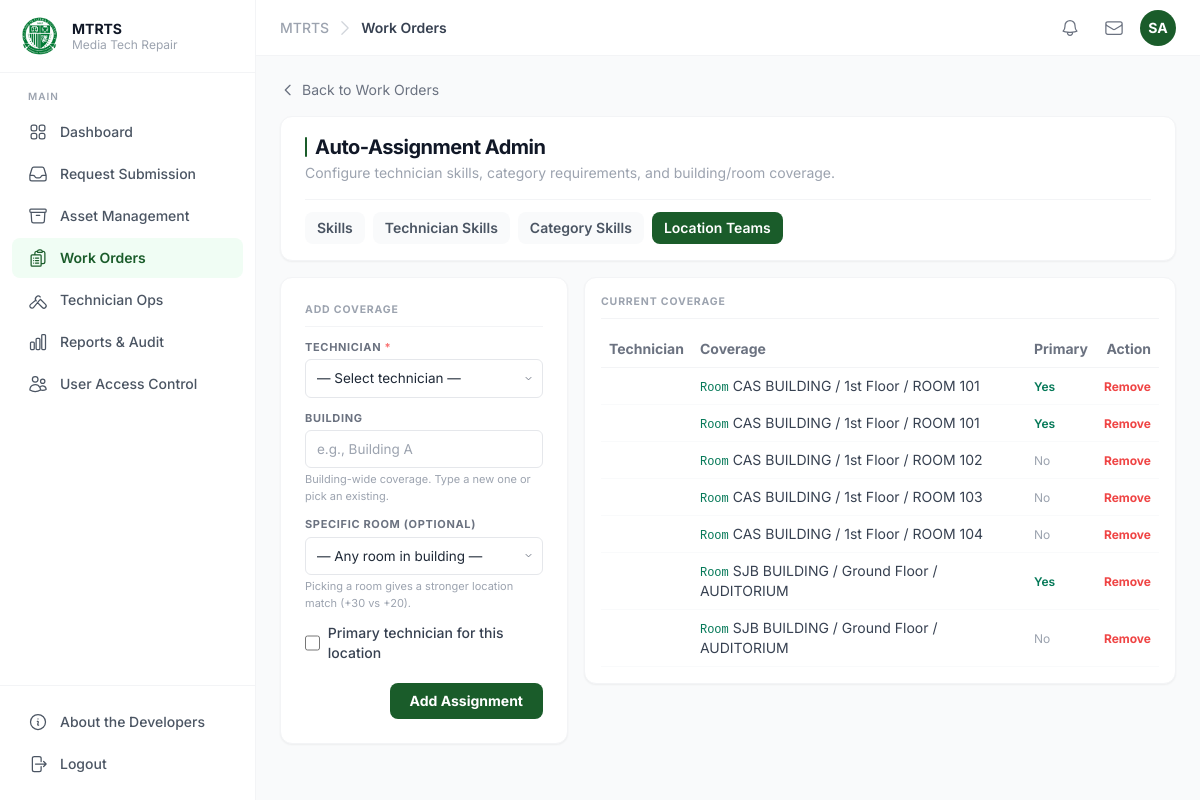
Screenshot of /modules/workorders/admin/location_teams.php (signed in) with the database file from the repository.
### tables this page shows
CREATE TABLE location_assignments (
  assignment_id INT          PRIMARY KEY AUTO_INCREMENT,
  user_id       INT          NOT NULL,
  location_id   INT          NULL,
  building      VARCHAR(100) NULL,
  is_primary    TINYINT(1)   NOT NULL DEFAULT 0,
  created_at    DATETIME     NOT NULL DEFAULT CURRENT_TIMESTAMP,

  UNIQUE KEY uniq_user_loc_bld (user_id, location_id, building),
  FOREIGN KEY (user_id)     REFERENCES users(user_id)         ON DELETE CASCADE,
  FOREIGN KEY (location_id) REFERENCES locations(location_id) ON DELETE SET NULL
);

CREATE TABLE locations (
  location_id INT           PRIMARY KEY AUTO_INCREMENT,
  building    VARCHAR(100)  NOT NULL,
  floor       VARCHAR(50)   NOT NULL,
  room        VARCHAR(100)  NOT NULL,
  timezone    VARCHAR(50)   NOT NULL DEFAULT 'Asia/Manila',
  created_at  DATETIME      NOT NULL DEFAULT CURRENT_TIMESTAMP,

  UNIQUE (building, floor, room)
);

### modules/workorders/admin/functions.php (called while the page is built, shortened)
<?php
function get_location_team_matrix(PDO $pdo): array {
    $techs = $pdo->query("
        SELECT u.user_id, u.full_name
        FROM users u
        WHERE u.role_id IN (3, 4) AND u.is_active = 1
        ORDER BY u.full_name
    ")->fetchAll(PDO::FETCH_ASSOC);
    $buildings = $pdo->query("SELECT DISTINCT building FROM locations ORDER BY building")->fetchAll(PDO::FETCH_COLUMN);
    $assignments = $pdo->query("
        SELECT la.assignment_id, la.user_id, la.location_id, la.building, la.is_primary,
               u.full_name, l.building AS loc_building, l.floor, l.room
        FROM location_assignments la
        LEFT JOIN users u     ON la.user_id     = u.user_id
        LEFT JOIN locations l ON la.location_id = l.location_id
        ORDER BY u.full_name, la.building, l.room
    ")->fetchAll(PDO::FETCH_ASSOC);
    return ['technicians' => $techs, 'buildings' => $buildings, 'assignments' => $assignments];
}

### modules/workorders/admin/location_teams.php (the view, shortened to what this page needs)
<?php
require_once __DIR__ . '/../../../config/guard.php';
$mx        = get_location_team_matrix($pdo);
$rows      = $mx['assignments'];
?>
<?php require __DIR__ . '/_nav.php'; ?>
<div class="grid grid-cols-1 lg:grid-cols-3 gap-4">
  <div class="lg:col-span-1">
    <div class="bg-white rounded-xl shadow-sm border border-gray-100 p-6">
      <div class="sdiv mb-4" style="padding-top:0">Add Coverage</div>
      <form method="POST" action="save.php" class="space-y-3">
        <div>
          <label class="flbl">Technician <span class="text-red-400">*</span></label>
          <select name="user_id" class="fsel" required>
            <option value="">— Select technician —</option>
          </select>
        </div>
        <div>
          <label class="flbl">Building</label>
          <input list="bld-list" name="building" class="fin" placeholder="e.g., Building A">
          <p class="fhint">Building-wide coverage. Type a new one or pick an existing.</p>
        </div>
        <div>
          <label class="flbl">Specific Room (optional)</label>
          <select name="location_id" class="fsel">
            <option value="">— Any room in building —</option>
          </select>
          <p class="fhint">Picking a room gives a stronger location match (+30 vs +20).</p>
        </div>
        <div class="flex items-center gap-2">
          <input type="checkbox" name="is_primary" value="1" id="lt-primary" class="w-4 h-4 rounded border-gray-300 text-olfu-green">
          <label for="lt-primary" class="text-sm text-gray-700 font-medium">Primary technician for this location</label>
        </div>
        <div class="flex justify-end pt-2">
          <button type="submit" class="bg-olfu-green text-white text-sm font-bold px-5 py-2 rounded-lg hover:bg-olfu-green-md">
            Add Assignment
          </button>
        </div>
      </form>
    </div>
  </div>
  <div class="lg:col-span-2">
    <div class="bg-white rounded-xl shadow-sm border border-gray-100 p-4">
      <div class="sdiv mb-2 px-2" style="padding-top:0">Current Coverage</div>
      <table class="w-full text-sm">
        <thead>
          <tr class="text-left text-gray-500 border-b border-gray-100">
            <th class="py-2 px-2">Technician</th>
            <th class="py-2 px-2">Coverage</th>
            <th class="py-2 px-2">Primary</th>
            <th class="py-2 px-2 text-right">Action</th>
          </tr>
        </thead>
        <tbody>
          <?php if (!$rows): ?>
            <tr><td colspan="4" class="text-center py-6 text-gray-400">No location assignments yet.</td></tr>
          <?php else: foreach ($rows as $r): ?>
            <tr class="border-b border-gray-50 hover:bg-gray-50">
              <td class="py-2 px-2 font-medium text-gray-800"><?= htmlspecialchars($r['full_name']) ?></td>
              <td class="py-2 px-2 text-gray-700">
                <?php if ($r['location_id']): ?>
                  <span class="font-mono text-xs text-emerald-700">Room</span>
                  <?= htmlspecialchars($r['loc_building']) ?> / <?= htmlspecialchars($r['floor']) ?> / <?= htmlspecialchars($r['room']) ?>
                <?php elseif ($r['building']): ?>
                  <span class="font-mono text-xs text-blue-700">Bldg</span>
                  <?= htmlspecialchars($r['building']) ?>
                <?php else: ?>
                  <span class="text-gray-400 italic">—</span>
                <?php endif; ?>
              </td>
              <td class="py-2 px-2">
                <?= (int)$r['is_primary'] ? '<span class="text-emerald-700 text-xs font-semibold">Yes</span>' : '<span class="text-gray-400 text-xs">No</span>' ?>
              </td>
              <td class="py-2 px-2 text-right">
                <form method="POST" action="save.php" class="inline" onsubmit="return confirm('Remove this assignment?');">
                  <button type="submit" class="text-xs font-bold text-red-500 hover:underline">Remove</button>
                </form>
              </td>
            </tr>
          <?php endforeach; endif; ?>
        </tbody>
      </table>
    </div>
  </div>
</div>
<?php require_once __DIR__ . '/../../../includes/footer.php'; ?>

### public/assets/css/typography.css (style rules this page uses)
*, *::before, *::after { font-family: 'Inter', ui-sans-serif, system-ui, -apple-system, sans-serif; }

### modules/workorders/_styles.php (style rules this page uses)
.sdiv { font-size:10.5px;font-weight:700;text-transform:uppercase;letter-spacing:.08em;color:#9ca3af; padding:14px 0 8px;border-bottom:1px solid #f3f4f6;margin-bottom:12px; }
.flbl { font-size:11px;font-weight:700;text-transform:uppercase;letter-spacing:.06em;color:#6b7280;display:block;margin-bottom:4px; }
.fin { width:100%;padding:8px 11px;border:1.5px solid #e5e7eb;border-radius:6px;font-size:13.5px;font-family:inherit;color:#1f2937;outline:none;transition:border .15s,box-shadow .15s;background:#fff; }
.fsel { width:100%;padding:8px 28px 8px 11px;border:1.5px solid #e5e7eb;border-radius:6px;font-size:13.5px;font-family:inherit;color:#1f2937;outline:none; appearance:none;cursor:pointer;transition:border .15s; }
.fhint { font-size:11px;color:#9ca3af;margin-top:3px; }

### rows the page displays
location_assignments: location.building "CAS BUILDING", location.floor "1st Floor", location.room "ROOM 101", is_primary "Yes"
location_assignments: location.building "CAS BUILDING", location.floor "1st Floor", location.room "ROOM 101", is_primary "Yes"
location_assignments: location.building "CAS BUILDING", location.floor "1st Floor", location.room "ROOM 102", is_primary "No"
location_assignments: location.building "CAS BUILDING", location.floor "1st Floor", location.room "ROOM 103", is_primary "No"
location_assignments: location.building "CAS BUILDING", location.floor "1st Floor", location.room "ROOM 104", is_primary "No"
location_assignments: location.building "SJB BUILDING", location.floor "Ground Floor", location.room "AUDITORIUM", is_primary "Yes"
location_assignments: location.building "SJB BUILDING", location.floor "Ground Floor", location.room "AUDITORIUM", is_primary "No"

### other values shown
$label "Request Submission"
$label "Asset Management"
$label "Work Orders"
$label "Technician Ops"
$label "Reports & Audit"
$label "User Access Control"
$page_title "Work Orders"
$initials "SA"
$t['label'] "Skills"
$t['label'] "Technician Skills"
$t['label'] "Category Skills"
$t['label'] "Location Teams"
